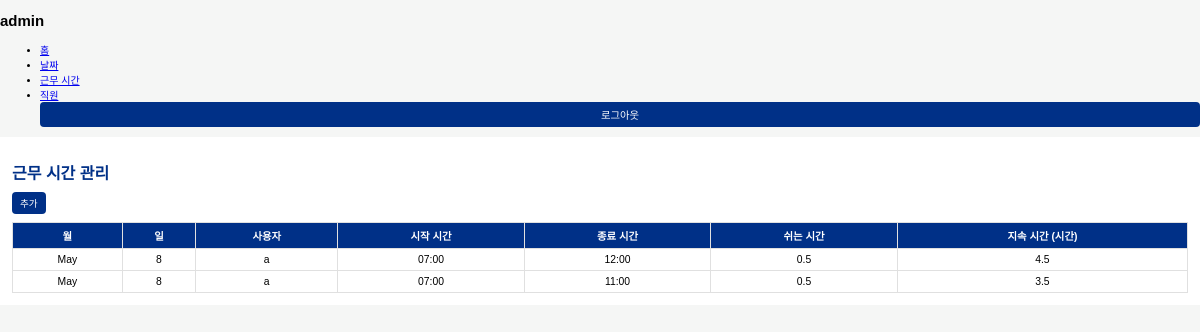
The page /work_times/ (signed in) on the database its author committed.
### main/models.py (models this page shows)
class WorkTime(models.Model):
    TIME_CHOICES = [
        (f"{hour:02}:{minute:02}", f"{hour:02}:{minute:02}")
        for hour in range(7, 25)
        for minute in [0, 30]
    ]
    date = models.DateField()
    staff = models.ForeignKey('Staff', on_delete=models.CASCADE)
    start_time = models.CharField(max_length=5, choices=TIME_CHOICES, blank=True, null=True)
    end_time = models.CharField(max_length=5, choices=TIME_CHOICES, blank=True, null=True)
    day = models.ForeignKey('Day', on_delete=models.CASCADE, related_name='worktimes', blank=True, null=True)
    break_time = models.FloatField(default=0)
    @property
    def total_hours(self):
        from datetime import datetime, timedelta
        time_format = "%H:%M"
        if not self.start_time or not self.end_time:
            return 0  # yoki None, yoki "Noma'lum", holatga qarab
        start = datetime.strptime(self.start_time, time_format)
        end = datetime.strptime(self.end_time, time_format)
        if end < start:
            end += timedelta(days=1)
        difference = end - start
        total_hours = difference.total_seconds() / 3600  # Umumiy soatlar hisoblash
        if self.break_time and self.break_time > 0:
            total_hours -= self.break_time
        return max(total_hours, 0)  # Salbiy bo'lib qolmasligi uchun 0'dan katta bo'lishini ta'minlash

class Staff(models.Model):
    user = models.OneToOneField(User, on_delete=models.CASCADE)  # 'Staff'  'User' bilan bog'lanadi.
    name = models.CharField(max_length=255)
    phone = models.CharField(max_length=255, blank=True, null=True)
    bank_account = models.CharField(max_length=255, blank=True, null=True)
    image = models.ImageField(upload_to='staffs/', blank=True, null=True)
    def __str__(self):
        return self.user.username  # Xodimni username orqali ko‘rsatadi

### main/views.py (the view)
# urls.py: path('work_times/', views.work_times, name='work_times'),
@login_required
def work_times(request):
    work_times = WorkTime.objects.all()[::-1]
    context = {'work_times': work_times}
    return render(request, 'work_times.html', context)

### templates/work_times.html (shortened to what this page needs)
{% extends 'base.html' %}
{% block content %}
    <h1>근무 시간 관리</h1>
    <a href="/add_worktime/" class="btn-link-button">추가</a>
<table>
    <thead>
    <tr>
        <th>월</th>
        <th>일</th>
        <th>사용자</th>
        <th>시작 시간</th>
        <th>종료 시간</th>
        <th>쉬는 시간</th>
        <th>지속 시간 (시간)</th>
    </tr>
    </thead>
    <tbody>
    {% for wt in work_times %}
        <tr>
            <td>{{ wt.date|date:"F" }}</td>
            <td>{{ wt.date|date:"j" }}</td>
            <td>{{ wt.staff }}</td>
            <td>{{ wt.start_time }}</td>
            <td>{{ wt.end_time }}</td>
            <td>{{ wt.break_time }}</td>
            <td>{{ wt.total_hours|floatformat:1 }}</td>
        </tr>
    {% endfor %}
    </tbody>
</table>
{% endblock %}

### templates/base.html (shortened to what this page needs)
<!DOCTYPE html>
<html lang="ko">
{% load static %}
<link href="https://cdn.jsdelivr.net/npm/fullcalendar/main.min.css" rel="stylesheet">
<head>
    <link rel="stylesheet" href="{% static 'style.css' %}">
</head>
<body>
<div class="sidebar">
    <h2>    {% if user.is_authenticated %}
        {{ user.username }}
    {% endif %}</h2>
    <ul>
        <li><a href="{% url 'index' %}">홈</a></li>
        <li><a href="{% url 'days' %}">날짜</a></li>
        <li><a href="{% url 'work_times' %}">근무 시간</a></li>
        <li><a href="{% url 'stuffs' %}">직원</a></li>
        <form method="post" action="{% url 'logout' %}" style="display:inline;">
            <button type="submit">로그아웃</button>
        </form>
    </ul>
</div>
<div class="main-content">
    {% block content %}{% endblock %}
</div>
</body>
</html>

### static/style.css (style rules this page uses)
body { font-family: 'Arial', sans-serif; background-color: #f5f6f5; margin: 0; padding: 0; display: flex; flex-direction: column; font-size: 10px; }
.main-content { flex-grow: 1; padding: 12px; background-color: #ffffff; }
.main-content h1 { font-size: 1rem; margin-bottom: 8px; color: #003087; }
button { width: 100%; padding: 5px; background-color: #003087; color: #fff; border: none; border-radius: 4px; font-size: 0.65rem; cursor: pointer; transition: background-color 0.3s; }
table { width: 100%; border-collapse: collapse; background-color: white; margin-top: 8px; }
table th, table td { border: 1px solid #e0e0e0; padding: 5px; text-align: center; font-size: 0.65rem; }
table th { background-color: #003087; color: white; }
.btn-link-button { display: inline-block; padding: 4px 8px; background-color: #003087; color: white; text-decoration: none; border-radius: 4px; font-size: 0.6rem; }

### rows shown on the page
WorkTime: date "May", date "8", staff "a", start_time "07:00", end_time "12:00", break_time "0.5", total_hours "4.5"
WorkTime: date "May", date "8", staff "a", start_time "07:00", end_time "11:00", break_time "0.5", total_hours "3.5"

### other values the page prints
{{ user.username }} "admin"
